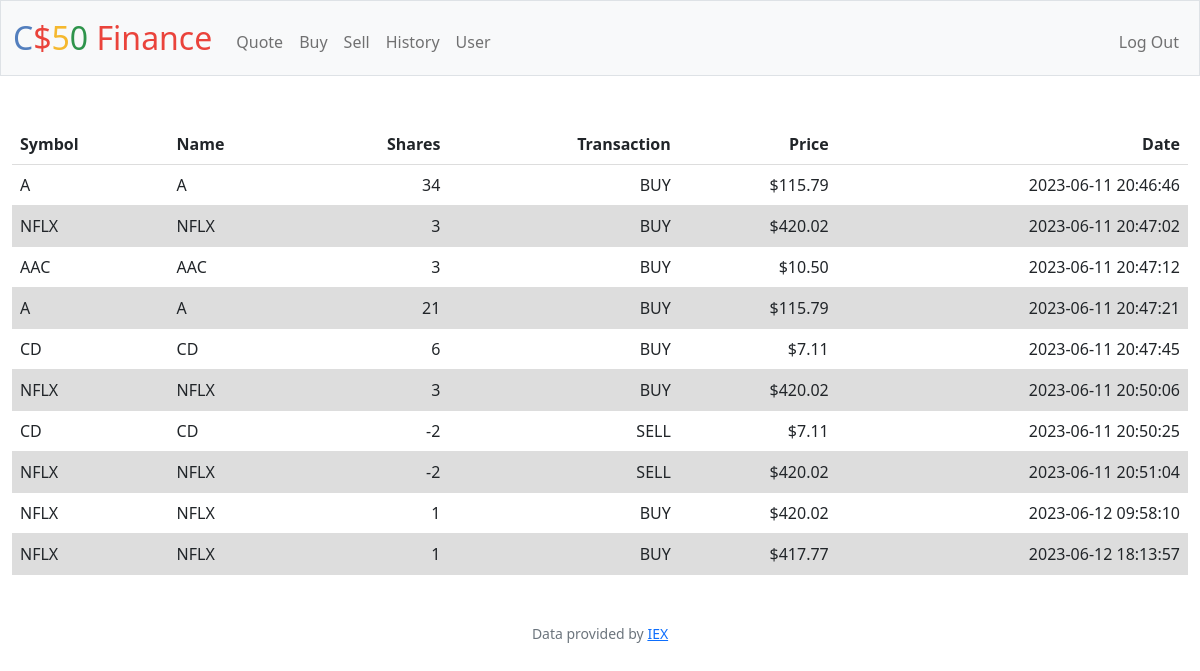
Screenshot of /history (signed in) with the database file from the repository.
### tables this page shows
CREATE TABLE stocks (
id INTEGER PRIMARY KEY AUTOINCREMENT NOT NULL,
user_id INTEGER, 
symbol TEXT,
name TEXT,
quantity INTEGER,
price REAL,
type TEXT,
timestamp TEXT,
FOREIGN KEY (user_id) REFERENCES users(id)
UNIQUE(id)
);

### app.py (the view)
@app.route("/history")
@login_required
def history():
    stocks = db.execute("SELECT * FROM stocks WHERE user_id = ?", session["user_id"])
    return render_template("history.html", stocks=stocks)

### app.py (called while the page is built)
@app.after_request
def after_request(response):
    response.headers["Cache-Control"] = "no-cache, no-store, must-revalidate"
    response.headers["Expires"] = 0
    response.headers["Pragma"] = "no-cache"
    return response

### helpers.py (called while the page is built)
def login_required(f):
    @wraps(f)
    def decorated_function(*args, **kwargs):
        if session.get("user_id") is None:
            return redirect("/login")
        return f(*args, **kwargs)
    return decorated_function

def usd(value):
    return f"${value:,.2f}"

### templates/history.html (shortened to what this page needs)
{% extends "layout.html" %}
{% block main %}
    <table class="table-stripped">
        <thead>
            <tr>
                <th class="text-start">Symbol</th>
                <th class="text-start">Name</th>
                <th class="text-end">Shares</th>
                <th class="text-end">Transaction</th>
                <th class="text-end">Price</th>
                <th class="text-end">Date</th>
            </tr>
        </thead>
        <tbody>
            {% for stock in stocks %}
            <tr>
                <td class="text-start">{{ stock.symbol }}</td>
                <td class="text-start">{{ stock.name }}</td>
                <td class="text-end">{{ stock.quantity }}</td>
                <td class="text-end">{{ stock.type }}</td>
                <td class="text-end">{{ stock.price| usd() }}</td>
                <td class="text-end">{{ stock.timestamp }}</td>
            </tr>
            {% endfor %}
        </tbody>
    </table>
{% endblock %}

### static/styles.css (style rules this page uses)
table { border-collapse: collapse; width: 100%; }
th, td { padding: 8px; text-align: left; border-bottom: 1px solid #ddd; }
tr:nth-child(even) { background-color: #dddddd; }

### rows the page displays
stocks: symbol "A", name "A", quantity "34", type "BUY", price "$115.79", timestamp "2023-06-11 20:46:46"
stocks: symbol "NFLX", name "NFLX", quantity "3", type "BUY", price "$420.02", timestamp "2023-06-11 20:47:02"
stocks: symbol "AAC", name "AAC", quantity "3", type "BUY", price "$10.50", timestamp "2023-06-11 20:47:12"
stocks: symbol "A", name "A", quantity "21", type "BUY", price "$115.79", timestamp "2023-06-11 20:47:21"
stocks: symbol "CD", name "CD", quantity "6", type "BUY", price "$7.11", timestamp "2023-06-11 20:47:45"
stocks: symbol "NFLX", name "NFLX", quantity "3", type "BUY", price "$420.02", timestamp "2023-06-11 20:50:06"
stocks: symbol "CD", name "CD", quantity "-2", type "SELL", price "$7.11", timestamp "2023-06-11 20:50:25"
stocks: symbol "NFLX", name "NFLX", quantity "-2", type "SELL", price "$420.02", timestamp "2023-06-11 20:51:04"
stocks: symbol "NFLX", name "NFLX", quantity "1", type "BUY", price "$420.02", timestamp "2023-06-12 09:58:10"
stocks: symbol "NFLX", name "NFLX", quantity "1", type "BUY", price "$417.77", timestamp "2023-06-12 18:13:57"
